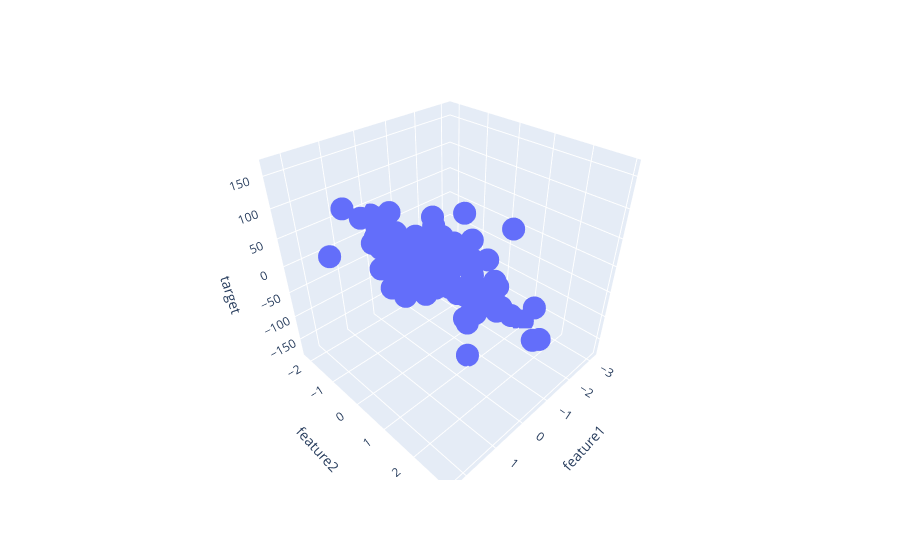

Notebook cell for this chart:
### Code cell
import plotly.express as px

fig = px.scatter_3d(df, x='feature1', y='feature2', z='target')
fig.show()
